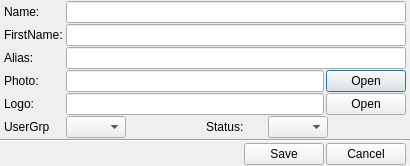
<?xml version="1.0" encoding="UTF-8"?>
<ui version="4.0">
 <class>userEditor</class>
 <widget class="QDialog" name="userEditor">
  <property name="geometry">
   <rect>
    <x>0</x>
    <y>0</y>
    <width>410</width>
    <height>166</height>
   </rect>
  </property>
  <property name="windowTitle">
   <string>User Editor</string>
  </property>
  <layout class="QGridLayout" name="glUserEditor">
   <property name="margin">
    <number>0</number>
   </property>
   <property name="spacing">
    <number>0</number>
   </property>
   <item row="3" column="0">
    <layout class="QHBoxLayout" name="hlAlias">
     <property name="spacing">
      <number>2</number>
     </property>
     <property name="leftMargin">
      <number>4</number>
     </property>
     <property name="rightMargin">
      <number>4</number>
     </property>
     <item>
      <widget class="QLabel" name="lAlias">
       <property name="minimumSize">
        <size>
         <width>60</width>
         <height>0</height>
        </size>
       </property>
       <property name="maximumSize">
        <size>
         <width>60</width>
         <height>16777215</height>
        </size>
       </property>
       <property name="text">
        <string>Alias:</string>
       </property>
      </widget>
     </item>
     <item>
      <widget class="QLineEdit" name="leAlias"/>
     </item>
    </layout>
   </item>
   <item row="1" column="0">
    <layout class="QHBoxLayout" name="hlName">
     <property name="spacing">
      <number>2</number>
     </property>
     <property name="leftMargin">
      <number>4</number>
     </property>
     <property name="rightMargin">
      <number>4</number>
     </property>
     <item>
      <widget class="QLabel" name="lName">
       <property name="minimumSize">
        <size>
         <width>60</width>
         <height>0</height>
        </size>
       </property>
       <property name="maximumSize">
        <size>
         <width>60</width>
         <height>16777215</height>
        </size>
       </property>
       <property name="text">
        <string>Name:</string>
       </property>
      </widget>
     </item>
     <item>
      <widget class="QLineEdit" name="leName"/>
     </item>
    </layout>
   </item>
   <item row="4" column="0">
    <layout class="QHBoxLayout" name="hlPhoto">
     <property name="spacing">
      <number>2</number>
     </property>
     <property name="leftMargin">
      <number>4</number>
     </property>
     <property name="rightMargin">
      <number>4</number>
     </property>
     <item>
      <widget class="QLabel" name="lPhoto">
       <property name="minimumSize">
        <size>
         <width>60</width>
         <height>0</height>
        </size>
       </property>
       <property name="maximumSize">
        <size>
         <width>60</width>
         <height>16777215</height>
        </size>
       </property>
       <property name="text">
        <string>Photo:</string>
       </property>
      </widget>
     </item>
     <item>
      <widget class="QLineEdit" name="lePhoto"/>
     </item>
     <item>
      <widget class="QPushButton" name="bOpenPhoto">
       <property name="text">
        <string>Open</string>
       </property>
      </widget>
     </item>
    </layout>
   </item>
   <item row="5" column="0">
    <layout class="QHBoxLayout" name="hlLogo">
     <property name="spacing">
      <number>2</number>
     </property>
     <property name="leftMargin">
      <number>4</number>
     </property>
     <property name="rightMargin">
      <number>4</number>
     </property>
     <item>
      <widget class="QLabel" name="lLogo">
       <property name="minimumSize">
        <size>
         <width>60</width>
         <height>0</height>
        </size>
       </property>
       <property name="maximumSize">
        <size>
         <width>60</width>
         <height>16777215</height>
        </size>
       </property>
       <property name="text">
        <string>Logo:</string>
       </property>
      </widget>
     </item>
     <item>
      <widget class="QLineEdit" name="leLogo"/>
     </item>
     <item>
      <widget class="QPushButton" name="bOpenLogo">
       <property name="text">
        <string>Open</string>
       </property>
      </widget>
     </item>
    </layout>
   </item>
   <item row="6" column="0">
    <layout class="QHBoxLayout" name="hlUserGrp">
     <property name="spacing">
      <number>2</number>
     </property>
     <property name="leftMargin">
      <number>4</number>
     </property>
     <property name="rightMargin">
      <number>4</number>
     </property>
     <item>
      <widget class="QLabel" name="lUserGrp">
       <property name="minimumSize">
        <size>
         <width>60</width>
         <height>0</height>
        </size>
       </property>
       <property name="maximumSize">
        <size>
         <width>60</width>
         <height>16777215</height>
        </size>
       </property>
       <property name="text">
        <string>UserGrp</string>
       </property>
      </widget>
     </item>
     <item>
      <widget class="QComboBox" name="cbUserGrp">
       <property name="minimumSize">
        <size>
         <width>60</width>
         <height>0</height>
        </size>
       </property>
       <property name="maximumSize">
        <size>
         <width>60</width>
         <height>16777215</height>
        </size>
       </property>
       <property name="currentIndex">
        <number>-1</number>
       </property>
       <property name="maxVisibleItems">
        <number>12</number>
       </property>
      </widget>
     </item>
     <item>
      <spacer name="horizontalSpacer_2">
       <property name="orientation">
        <enum>Qt::Horizontal</enum>
       </property>
       <property name="sizeHint" stdset="0">
        <size>
         <width>40</width>
         <height>20</height>
        </size>
       </property>
      </spacer>
     </item>
     <item>
      <widget class="QLabel" name="lStatus">
       <property name="minimumSize">
        <size>
         <width>60</width>
         <height>0</height>
        </size>
       </property>
       <property name="maximumSize">
        <size>
         <width>60</width>
         <height>16777215</height>
        </size>
       </property>
       <property name="text">
        <string>Status:</string>
       </property>
      </widget>
     </item>
     <item>
      <widget class="QComboBox" name="cbStatus">
       <property name="minimumSize">
        <size>
         <width>60</width>
         <height>0</height>
        </size>
       </property>
       <property name="maximumSize">
        <size>
         <width>60</width>
         <height>16777215</height>
        </size>
       </property>
       <property name="currentIndex">
        <number>-1</number>
       </property>
      </widget>
     </item>
     <item>
      <spacer name="horizontalSpacer_4">
       <property name="orientation">
        <enum>Qt::Horizontal</enum>
       </property>
       <property name="sizeHint" stdset="0">
        <size>
         <width>40</width>
         <height>20</height>
        </size>
       </property>
      </spacer>
     </item>
    </layout>
   </item>
   <item row="7" column="0">
    <widget class="Line" name="line">
     <property name="orientation">
      <enum>Qt::Horizontal</enum>
     </property>
    </widget>
   </item>
   <item row="8" column="0">
    <layout class="QHBoxLayout" name="hlButtns">
     <property name="spacing">
      <number>2</number>
     </property>
     <property name="leftMargin">
      <number>4</number>
     </property>
     <property name="rightMargin">
      <number>4</number>
     </property>
     <item>
      <spacer name="horizontalSpacer_3">
       <property name="orientation">
        <enum>Qt::Horizontal</enum>
       </property>
       <property name="sizeHint" stdset="0">
        <size>
         <width>40</width>
         <height>20</height>
        </size>
       </property>
      </spacer>
     </item>
     <item>
      <widget class="QPushButton" name="bSave">
       <property name="text">
        <string>Save</string>
       </property>
      </widget>
     </item>
     <item>
      <widget class="QPushButton" name="bCancel">
       <property name="text">
        <string>Cancel</string>
       </property>
      </widget>
     </item>
    </layout>
   </item>
   <item row="2" column="0">
    <layout class="QHBoxLayout" name="hlFistName">
     <property name="spacing">
      <number>2</number>
     </property>
     <property name="leftMargin">
      <number>4</number>
     </property>
     <property name="rightMargin">
      <number>4</number>
     </property>
     <item>
      <widget class="QLabel" name="lFirstName">
       <property name="minimumSize">
        <size>
         <width>60</width>
         <height>0</height>
        </size>
       </property>
       <property name="maximumSize">
        <size>
         <width>60</width>
         <height>16777215</height>
        </size>
       </property>
       <property name="text">
        <string>FirstName:</string>
       </property>
      </widget>
     </item>
     <item>
      <widget class="QLineEdit" name="leFirstName"/>
     </item>
    </layout>
   </item>
  </layout>
 </widget>
 <tabstops>
  <tabstop>leName</tabstop>
  <tabstop>leFirstName</tabstop>
  <tabstop>leAlias</tabstop>
  <tabstop>lePhoto</tabstop>
  <tabstop>bOpenPhoto</tabstop>
  <tabstop>leLogo</tabstop>
  <tabstop>bOpenLogo</tabstop>
  <tabstop>cbUserGrp</tabstop>
  <tabstop>cbStatus</tabstop>
  <tabstop>bSave</tabstop>
  <tabstop>bCancel</tabstop>
 </tabstops>
 <resources/>
 <connections/>
</ui>
